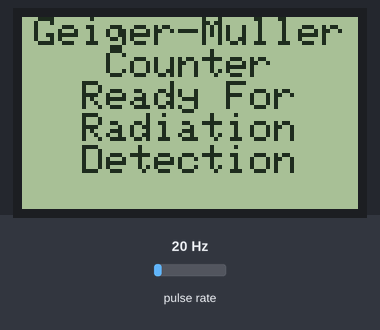
Bench run of a sketch on a simulated ESP8266 (NodeMCU). Parts: 84×48 one-colour display. Wiring (inferred from the names in the program): pulse sensor: data D5. Inputs (shaded band) come from the test bench; at power-on: pulse rate 20 Hz. What the sketch prints to the serial monitor is not drawn.

Above: at 0.3 s.
At 17.8 s:
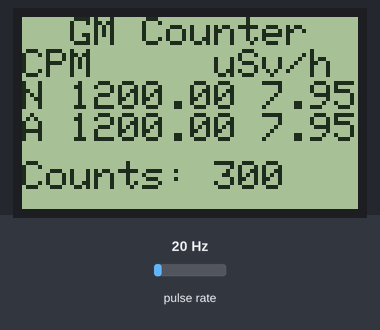
At 32.8 s:
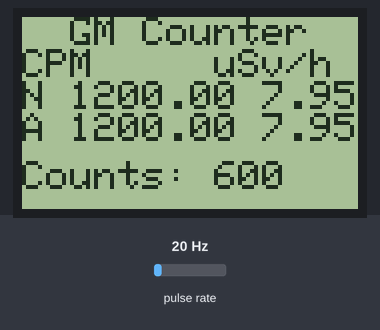
At 47.8 s:
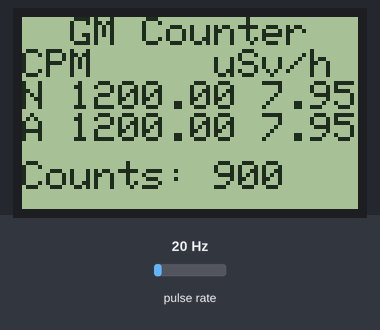
At 62.8 s:
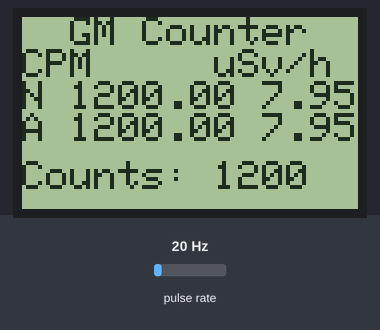
At 122.8 s:
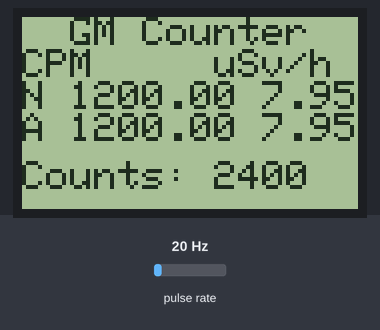

Measured:
- what the display in image 0 shows lasts 17.6 s, from 0.2 s to 17.8 s
- what the display in image 1 shows lasts 15.0 s, from 17.8 s to 32.8 s

The sketch:

GM_Counter_Final_day_arpan.ino
```cpp
#include <Adafruit_GFX.h>
#include <Adafruit_PCD8544.h>
#include <SPI.h>

// Pin mapping: CLK, DIN, DC, CE, RST
Adafruit_PCD8544 display(D1, D2, D3, D4, D6);
const int geigerPin = D5;

#define integratingTime 15000
#define oneMinute 60000

volatile unsigned long counts = 0;
unsigned long events = 0;
double cpm = 0;
unsigned int multiplier;
unsigned long previousMillis;

double avgCounts = 0;
double avgCPM = 0;
double avgUSV = 0;
double sumCPM = 0;
double sumUSV = 0;
double uSv = 0;

void centeredPrint(const char* text, int y) {
  int len = strlen(text);
  int x = (84 - (len * 6)) / 2;
  display.setCursor(x, y);
  display.print(text);
}

void ICACHE_RAM_ATTR tube_impulse() {
  counts++;
  events++;
}

void setup() {
  Serial.begin(115200);   // <--- important for Serial Plotter
  delay(200);

  display.begin();
  display.setContrast(33);
  display.clearDisplay();
  display.setTextSize(1);
  display.setTextColor(BLACK);

  centeredPrint("Geiger-Muller", 0);
  centeredPrint("Counter", 8);
  centeredPrint("Ready For", 16);
  centeredPrint("Radiation", 24);
  centeredPrint("Detection", 32);
  display.display();
  delay(2500);

  cpm = 0.00;
  multiplier = oneMinute / integratingTime;

  pinMode(geigerPin, INPUT);
  // pinMode(geigerPin, INPUT_PULLUP);

  // FIXED: Attach interrupt first, then reset counts
  attachInterrupt(digitalPinToInterrupt(geigerPin), tube_impulse, FALLING);
  delay(10);
  counts = 0;  // Reset AFTER interrupt is active to avoid splash screen counts
  events = 0;
  previousMillis = millis();
}

void loop() {
  unsigned long currentMillis = millis();

  if (currentMillis - previousMillis > integratingTime) {
    avgCounts++;
    previousMillis = currentMillis;

    // FIXED: Atomic read and reset of counts to prevent race condition
    noInterrupts();
    unsigned long localCounts = counts;
    counts = 0;
    interrupts();

    cpm = (double)localCounts * multiplier;
    uSv = cpm / 151.0;

    sumCPM += cpm;
    sumUSV += uSv;

    // FIXED: Division by zero protection
    if (avgCounts > 0) {
      avgCPM = sumCPM / avgCounts;
      avgUSV = sumUSV / avgCounts;
    }

    // ---------- Display ----------
    display.clearDisplay();
    display.setTextSize(1);
    display.setTextColor(BLACK);

    centeredPrint("GM Counter", 0);

    display.setCursor(0, 8);
    display.print("CPM     uSv/h");

    // FIXED: Format CPM to prevent display overflow
    char cpmBuffer[10];
    char usvBuffer[10];
    char avgCpmBuffer[10];
    char avgUsvBuffer[10];

    snprintf(cpmBuffer, sizeof(cpmBuffer), "%6.2f", cpm);
    snprintf(usvBuffer, sizeof(usvBuffer), "%6.2f", uSv);
    snprintf(avgCpmBuffer, sizeof(avgCpmBuffer), "%6.2f", avgCPM);
    snprintf(avgUsvBuffer, sizeof(avgUsvBuffer), "%6.2f", avgUSV);

    display.setCursor(0, 16);
    display.print("N ");
    display.print(cpmBuffer);
    display.setCursor(48, 16);
    display.print(usvBuffer);

    display.setCursor(0, 24);
    display.print("A ");
    display.print(avgCpmBuffer);
    display.setCursor(48, 24);
    display.print(avgUsvBuffer);

    display.setCursor(0, 36);
    display.print("Counts: ");
    display.print(events);

    display.display();

    // ---------- Serial Plotter ----------
    // One line per time-step, values separated by commas:
    // sample_number, cpm, uSv, avgCPM, avgUSV, events
    // FIXED: Use sample number instead of absolute milliseconds for better readability
    Serial.print((long)avgCounts);
    Serial.print(",");
    Serial.print(cpm, 2);
    Serial.print(",");
    Serial.print(uSv, 4);
    Serial.print(",");
    Serial.print(avgCPM, 2);
    Serial.print(",");
    Serial.print(avgUSV, 4);
    Serial.print(",");
    Serial.println(events);   // println ends the line -> new plot sample
  }
}
```
